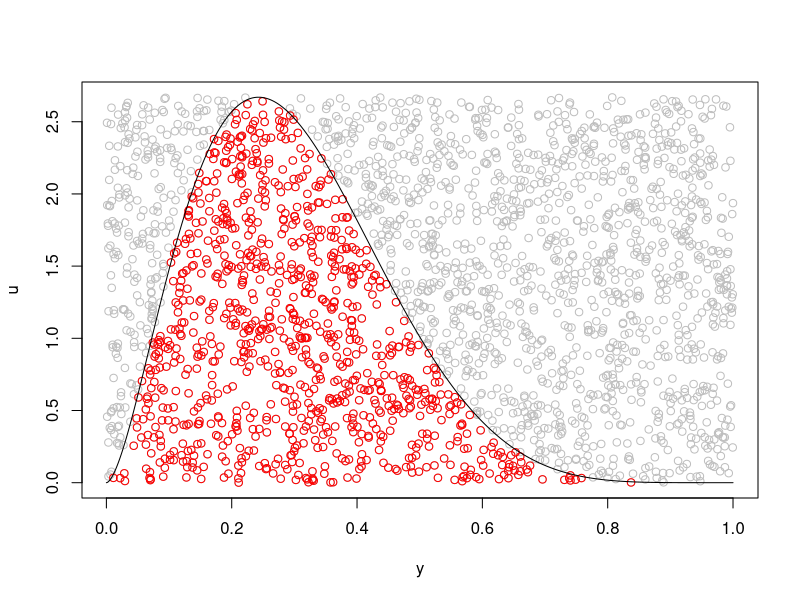

Recreate this plot in R.
#Example 19
f = function(t){
  M = optimize(f=function(x){dbeta(x,2,4)},interval=c(0,1),maximum=TRUE)$objective
  output = NULL
  while(length(output)<=2500){
    U1 = runif(1)
    U2 = runif(1)
    if(U2 < (20*U1*(1-U1)^3/M)){
      output = c(output)
    }
  }
  return(output)
}

#Example 20

Nsim=2500
a = 2.7 ; b = 6.3
M = optimize(f=function(x){dbeta(x,2.7,6.3)},interval=c(0,1),maximum=TRUE)$objective
u = runif(Nsim,max=M) #uniform over (0,M)
y = runif(Nsim) #generation from g
x = y[u<dbeta(y,a,b)] #accepted subsample
x
v = u[u<dbeta(y,a,b)]
plot(y,u,col = "grey")
points(x,v,col = "red")
z = seq(0,1,by=0.0001)
z = seq(0,1,length.out=10000)
lines(z,dbeta(z,2.7,6.3))

